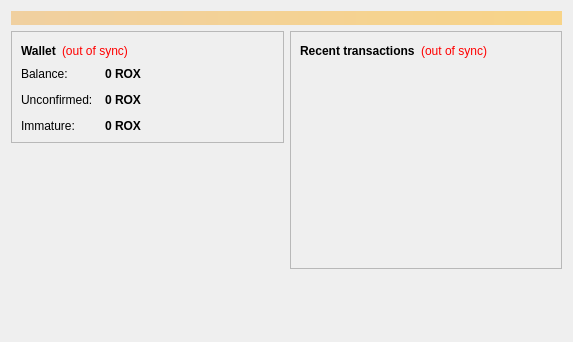
<?xml version="1.0" encoding="UTF-8"?>
<ui version="4.0">
 <class>OverviewPage</class>
 <widget class="QWidget" name="OverviewPage">
  <property name="geometry">
   <rect>
    <x>0</x>
    <y>0</y>
    <width>573</width>
    <height>342</height>
   </rect>
  </property>
  <property name="windowTitle">
   <string>Form</string>
  </property>
  <layout class="QVBoxLayout" name="topLayout">
   <item>
    <widget class="QLabel" name="labelAlerts">
     <property name="visible">
      <bool>false</bool>
     </property>
     <property name="styleSheet">
      <string notr="true">background-color: qlineargradient(x1: 0, y1: 0, x2: 1, y2: 0, stop:0 #F0D0A0, stop:1 #F8D488); color:#000000;</string>
     </property>
     <property name="wordWrap">
      <bool>true</bool>
     </property>
     <property name="margin">
      <number>3</number>
     </property>
    </widget>
   </item>
   <item>
    <layout class="QHBoxLayout" name="horizontalLayout" stretch="1,1">
     <item>
      <layout class="QVBoxLayout" name="verticalLayout_2">
       <item>
        <widget class="QFrame" name="frame">
         <property name="frameShape">
          <enum>QFrame::StyledPanel</enum>
         </property>
         <property name="frameShadow">
          <enum>QFrame::Raised</enum>
         </property>
         <layout class="QVBoxLayout" name="verticalLayout_4">
          <item>
           <layout class="QHBoxLayout" name="horizontalLayout_4">
            <item>
             <widget class="QLabel" name="label_5">
              <property name="font">
               <font>
                <weight>75</weight>
                <bold>true</bold>
               </font>
              </property>
              <property name="text">
               <string>Wallet</string>
              </property>
             </widget>
            </item>
            <item>
             <widget class="QLabel" name="labelWalletStatus">
              <property name="toolTip">
               <string>The displayed information may be out of date. Your wallet automatically synchronizes with the Roxcoin network after a connection is established, but this process has not completed yet.</string>
              </property>
              <property name="styleSheet">
               <string notr="true">QLabel { color: red; }</string>
              </property>
              <property name="text">
               <string notr="true">(out of sync)</string>
              </property>
              <property name="alignment">
               <set>Qt::AlignLeading|Qt::AlignLeft|Qt::AlignVCenter</set>
              </property>
             </widget>
            </item>
            <item>
             <spacer name="horizontalSpacer_2">
              <property name="orientation">
               <enum>Qt::Horizontal</enum>
              </property>
              <property name="sizeHint" stdset="0">
               <size>
                <width>40</width>
                <height>20</height>
               </size>
              </property>
             </spacer>
            </item>
           </layout>
          </item>
          <item>
           <layout class="QFormLayout" name="formLayout_2">
            <property name="fieldGrowthPolicy">
             <enum>QFormLayout::AllNonFixedFieldsGrow</enum>
            </property>
            <property name="horizontalSpacing">
             <number>12</number>
            </property>
            <property name="verticalSpacing">
             <number>12</number>
            </property>
            <item row="0" column="0">
             <widget class="QLabel" name="label">
              <property name="text">
               <string>Balance:</string>
              </property>
             </widget>
            </item>
            <item row="0" column="1">
             <widget class="QLabel" name="labelBalance">
              <property name="font">
               <font>
                <weight>75</weight>
                <bold>true</bold>
               </font>
              </property>
              <property name="cursor">
               <cursorShape>IBeamCursor</cursorShape>
              </property>
              <property name="toolTip">
               <string>Your current balance</string>
              </property>
              <property name="text">
               <string notr="true">0 ROX</string>
              </property>
              <property name="textInteractionFlags">
               <set>Qt::LinksAccessibleByMouse|Qt::TextSelectableByKeyboard|Qt::TextSelectableByMouse</set>
              </property>
             </widget>
            </item>
            <item row="1" column="0">
             <widget class="QLabel" name="label_3">
              <property name="text">
               <string>Unconfirmed:</string>
              </property>
             </widget>
            </item>
            <item row="1" column="1">
             <widget class="QLabel" name="labelUnconfirmed">
              <property name="font">
               <font>
                <weight>75</weight>
                <bold>true</bold>
               </font>
              </property>
              <property name="cursor">
               <cursorShape>IBeamCursor</cursorShape>
              </property>
              <property name="toolTip">
               <string>Total of transactions that have yet to be confirmed, and do not yet count toward the current balance</string>
              </property>
              <property name="text">
               <string notr="true">0 ROX</string>
              </property>
              <property name="textInteractionFlags">
               <set>Qt::LinksAccessibleByMouse|Qt::TextSelectableByKeyboard|Qt::TextSelectableByMouse</set>
              </property>
             </widget>
            </item>
            <item row="2" column="0">
             <widget class="QLabel" name="labelImmatureText">
              <property name="text">
               <string>Immature:</string>
              </property>
             </widget>
            </item>
            <item row="2" column="1">
             <widget class="QLabel" name="labelImmature">
              <property name="font">
               <font>
                <weight>75</weight>
                <bold>true</bold>
               </font>
              </property>
              <property name="toolTip">
               <string>Mined balance that has not yet matured</string>
              </property>
              <property name="text">
               <string notr="true">0 ROX</string>
              </property>
              <property name="textInteractionFlags">
               <set>Qt::LinksAccessibleByMouse|Qt::TextSelectableByKeyboard|Qt::TextSelectableByMouse</set>
              </property>
             </widget>
            </item>
           </layout>
          </item>
         </layout>
        </widget>
       </item>
       <item>
        <spacer name="verticalSpacer">
         <property name="orientation">
          <enum>Qt::Vertical</enum>
         </property>
         <property name="sizeHint" stdset="0">
          <size>
           <width>20</width>
           <height>40</height>
          </size>
         </property>
        </spacer>
       </item>
      </layout>
     </item>
     <item>
      <layout class="QVBoxLayout" name="verticalLayout_3">
       <item>
        <widget class="QFrame" name="frame_2">
         <property name="frameShape">
          <enum>QFrame::StyledPanel</enum>
         </property>
         <property name="frameShadow">
          <enum>QFrame::Raised</enum>
         </property>
         <layout class="QVBoxLayout" name="verticalLayout">
          <item>
           <layout class="QHBoxLayout" name="horizontalLayout_2">
            <item>
             <widget class="QLabel" name="label_4">
              <property name="text">
               <string>&lt;b&gt;Recent transactions&lt;/b&gt;</string>
              </property>
             </widget>
            </item>
            <item>
             <widget class="QLabel" name="labelTransactionsStatus">
              <property name="toolTip">
               <string>The displayed information may be out of date. Your wallet automatically synchronizes with the Roxcoin network after a connection is established, but this process has not completed yet.</string>
              </property>
              <property name="styleSheet">
               <string notr="true">QLabel { color: red; }</string>
              </property>
              <property name="text">
               <string notr="true">(out of sync)</string>
              </property>
              <property name="alignment">
               <set>Qt::AlignRight|Qt::AlignTrailing|Qt::AlignVCenter</set>
              </property>
             </widget>
            </item>
            <item>
             <spacer name="horizontalSpacer">
              <property name="orientation">
               <enum>Qt::Horizontal</enum>
              </property>
              <property name="sizeHint" stdset="0">
               <size>
                <width>40</width>
                <height>20</height>
               </size>
              </property>
             </spacer>
            </item>
           </layout>
          </item>
          <item>
           <widget class="QListView" name="listTransactions">
            <property name="styleSheet">
             <string notr="true">QListView { background: transparent; }</string>
            </property>
            <property name="frameShape">
             <enum>QFrame::NoFrame</enum>
            </property>
            <property name="verticalScrollBarPolicy">
             <enum>Qt::ScrollBarAlwaysOff</enum>
            </property>
            <property name="horizontalScrollBarPolicy">
             <enum>Qt::ScrollBarAlwaysOff</enum>
            </property>
            <property name="selectionMode">
             <enum>QAbstractItemView::NoSelection</enum>
            </property>
           </widget>
          </item>
         </layout>
        </widget>
       </item>
       <item>
        <spacer name="verticalSpacer_2">
         <property name="orientation">
          <enum>Qt::Vertical</enum>
         </property>
         <property name="sizeHint" stdset="0">
          <size>
           <width>20</width>
           <height>40</height>
          </size>
         </property>
        </spacer>
       </item>
      </layout>
     </item>
    </layout>
   </item>
  </layout>
 </widget>
 <resources/>
 <connections/>
</ui>
